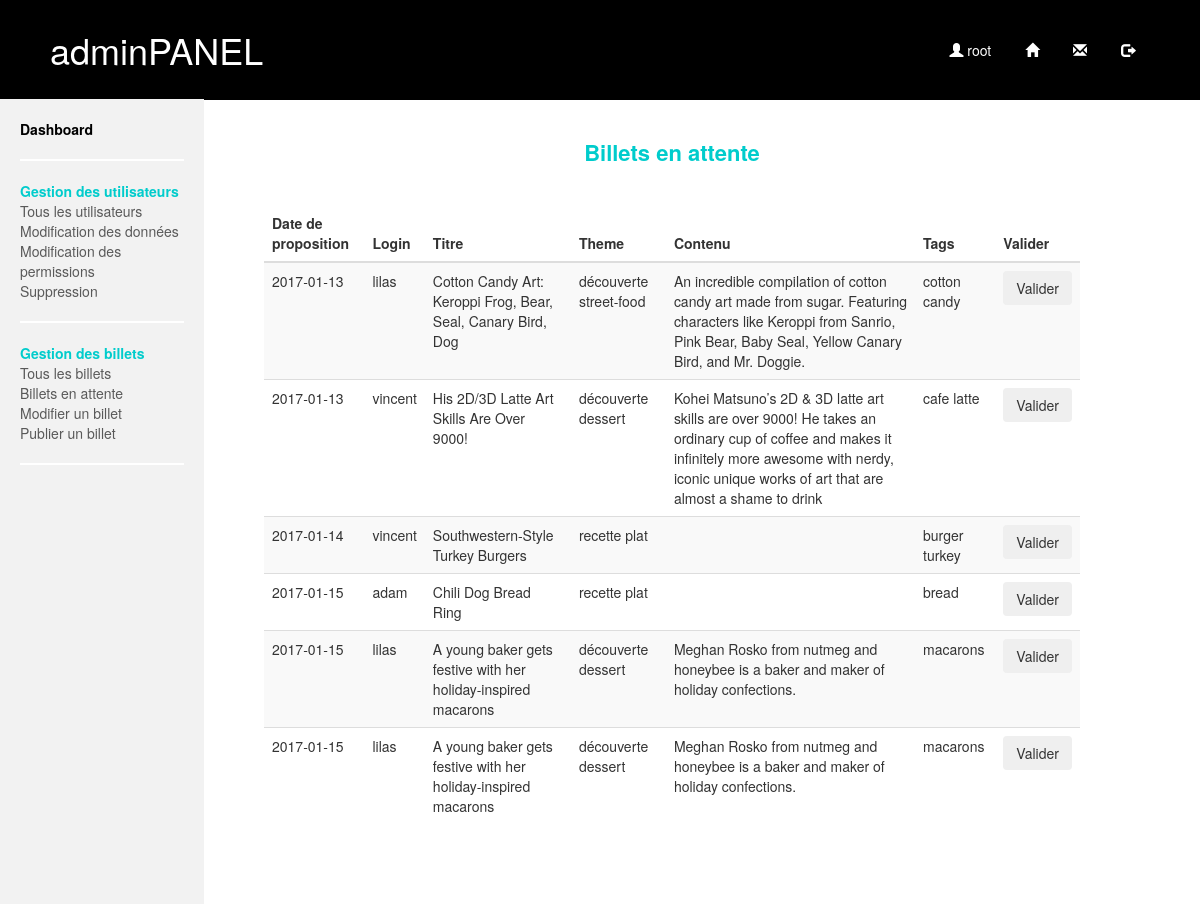
The app's page /admin/billetsAttente.php (signed in) with its own data.
### tables this page shows
CREATE TABLE `billets_attente` (
  `id_billet` int(11) NOT NULL,
  `id_genre` int(11) NOT NULL,
  `id_user` int(11) NOT NULL,
  `login` varchar(30) NOT NULL,
  `title` varchar(255) NOT NULL,
  `content` text,
  `liens` varchar(255) NOT NULL,
  `liens_type` varchar(24) NOT NULL,
  `tags` text NOT NULL,
  `created` date NOT NULL
);

CREATE TABLE `genre_billet` (
  `id_genre` int(11) NOT NULL,
  `nom` varchar(255) NOT NULL
);

### sql/admin/sql_adminBilletListControl.php (the view, shortened to what this page needs)
<?php
if(isset($_SESSION['login'])){
	$query_lastArtWait = $dtb->query('SELECT * FROM billets_attente INNER JOIN genre_billet ON billets_attente.id_genre=genre_billet.id_genre');
	echo '<table class="table table-striped">
	<thead>
		<tr>
			<th>Date de proposition</th><th>Login</th><th>Titre</th><th>Theme</th><th>Contenu</th><th>Tags</th><th>Valider</th>
		</tr>
	</thead>
	<tbody>';
		while ($dataLastArtWait = $query_lastArtWait->fetch()) {
			echo '<tr>
			<td>' . $dataLastArtWait['created'] . '</td><td>' . $dataLastArtWait['login'] . '</td><td>' . $dataLastArtWait['title'] . '</td><td>' . $dataLastArtWait['nom'] . '</td><td>' . $dataLastArtWait['content'] . '</td><td>' . $dataLastArtWait['tags'] . '</td><td><form action="billetsAttente.php" method ="post"><button class="btn btn-outline-success my-2 my-sm-0" value="'.$dataLastArtWait['id_billet'].'" name="publier" type="submit">Valider</button></form></td>
			</tr>';
	}
}
echo '</tbody>
</table>';
?>

### css/stylesAdmin.css (style rules this page uses)
html, body, ul { margin: 0; padding: 0; }
body { background-color: white; }

### records on screen
billets_attente: created "2017-01-13", login "lilas", title "Cotton Candy Art: Keroppi Frog, Bear, Seal, Canary Bird, Dog", id_genre.nom "découverte street-food", content "An incredible compilation of cotton candy art made from sugar. Featuring characters like Keroppi from Sanrio, Pink Bear, Baby Seal, Yellow Canary Bird, and Mr. Doggie.", tags "cotton candy", $dataLastArtWait['id_billet'] 1 (drawn)
billets_attente: created "2017-01-13", login "vincent", title "His 2D/3D Latte Art Skills Are Over 9000!", id_genre.nom "découverte dessert", content "Kohei Matsuno’s 2D & 3D latte art skills are over 9000! He takes an ordinary cup of coffee and makes it infinitely more awesome with nerdy, iconic unique works of art that are almost a shame to drink", tags "cafe latte", $dataLastArtWait['id_billet'] 2 (drawn)
billets_attente: created "2017-01-14", login "vincent", title "Southwestern-Style Turkey Burgers", id_genre.nom "recette plat", tags "burger turkey", $dataLastArtWait['id_billet'] 3 (drawn)
billets_attente: created "2017-01-15", login "adam", title "Chili Dog Bread Ring", id_genre.nom "recette plat", tags "bread", $dataLastArtWait['id_billet'] 4 (drawn)
billets_attente: created "2017-01-15", login "lilas", title "A young baker gets festive with her holiday-inspired macarons", id_genre.nom "découverte dessert", content "Meghan Rosko from nutmeg and honeybee is a baker and maker of holiday confections.", tags "macarons", $dataLastArtWait['id_billet'] 5 (drawn)
billets_attente: created "2017-01-15", login "lilas", title "A young baker gets festive with her holiday-inspired macarons", id_genre.nom "découverte dessert", content "Meghan Rosko from nutmeg and honeybee is a baker and maker of holiday confections.", tags "macarons", $dataLastArtWait['id_billet'] 6 (drawn)

### other values on screen
$_SESSION['login'] "root"
